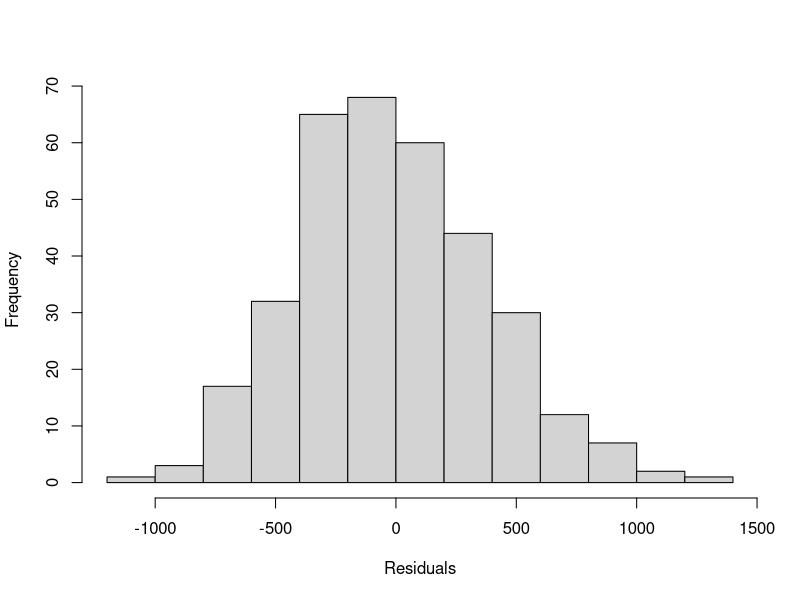
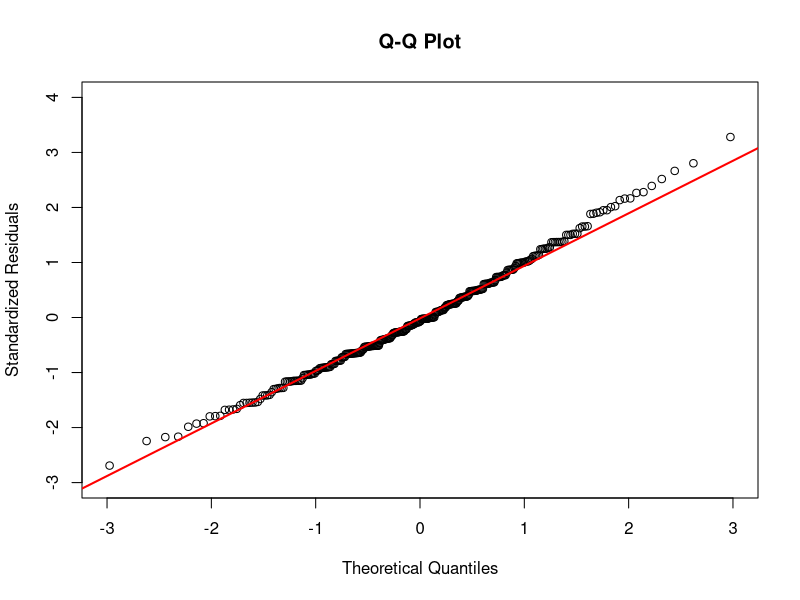
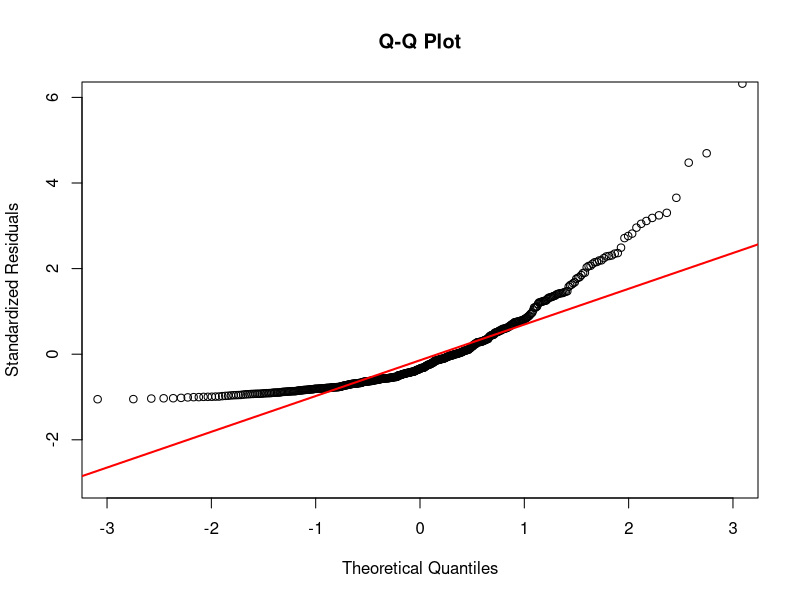
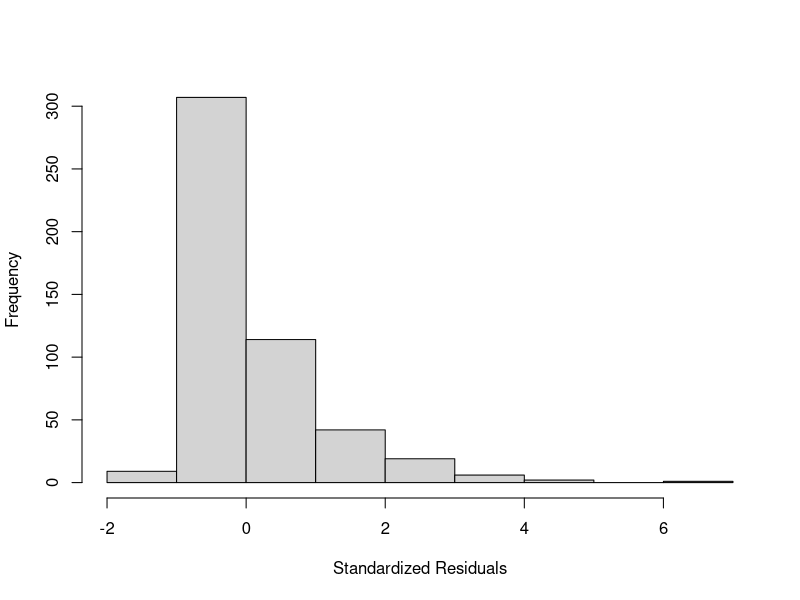

Here is the R script that generated these plots, in order:
## ---- chunk 1
library(palmerpenguins)
## ---- chunk 2
pf(1.7826, 4, 95, lower.tail=FALSE)
## ---- chunk 3
weight = penguins$body_mass_g
flipper_length = penguins$flipper_length_mm
mod1 <- lm(weight ~ flipper_length)
hist(mod1$residuals, main="",
     xlab="Residuals")
## ---- chunk 4
qqnorm(rstandard(mod1), main = "Q-Q Plot",
       ylab="Standardized Residuals",
       xlim = c(-3, 3), ylim = c(-3, 4))
qqline(rstandard(mod1), col = "red", lwd=2)
## ---- chunk 5
set.seed(0)
x1 <- rep(1:100,5)
y1 <- 3*x1 + rchisq(500, 2)

qqnorm(rstandard(lm(y1 ~ x1)), main = "Q-Q Plot",
       ylab="Standardized Residuals",
       xlim = c(-3, 3), ylim = c(-3, 6)) 
qqline(rstandard(lm(y1 ~ x1)), col = "red", lwd=2)
## ---- chunk 6
hist(rstandard(lm(y1 ~ x1)), breaks=10, main="", xlab="Standardized Residuals")
